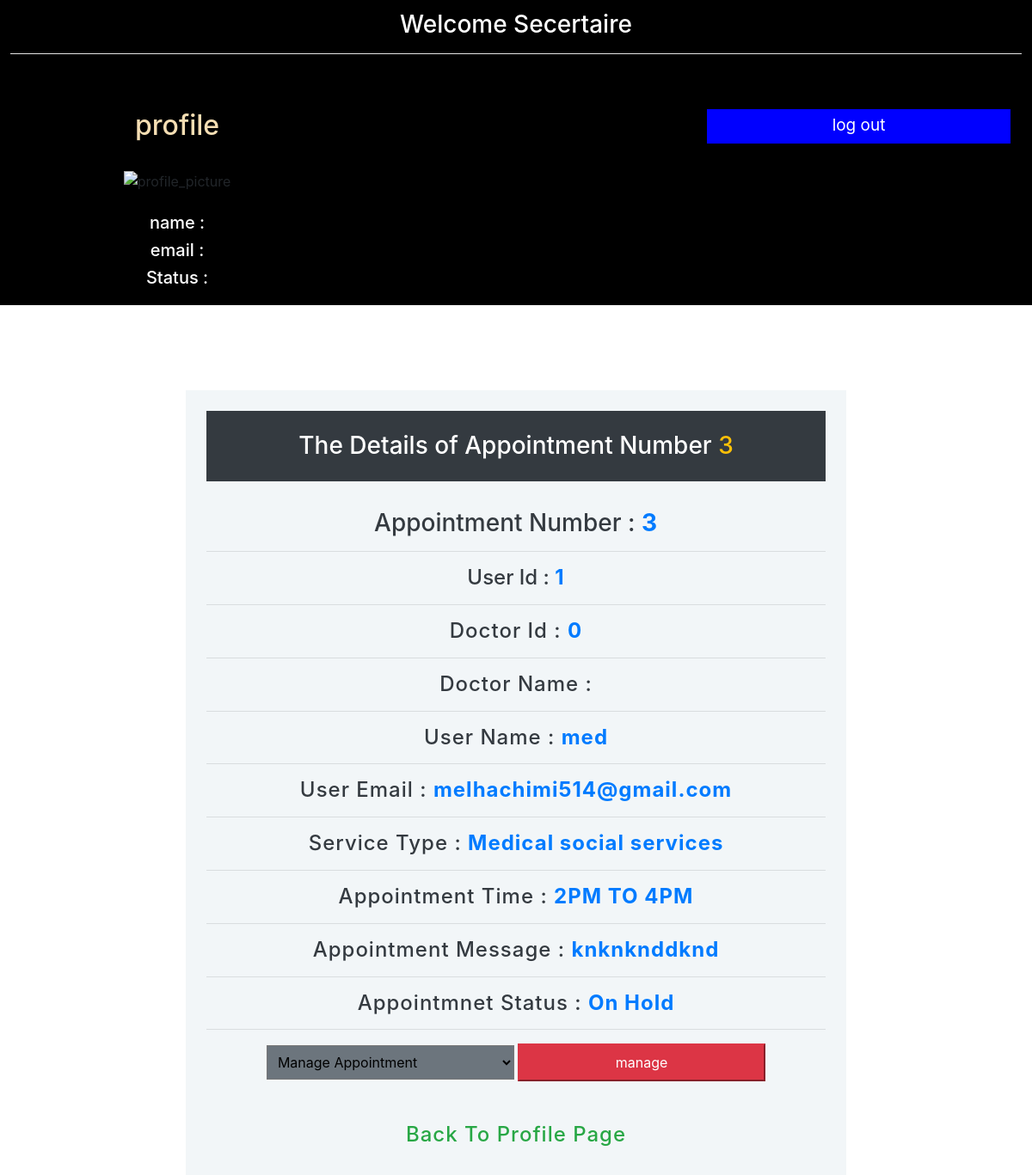
The app's page /admin_zone/Appointement_details_panel.php?details=3, older data.
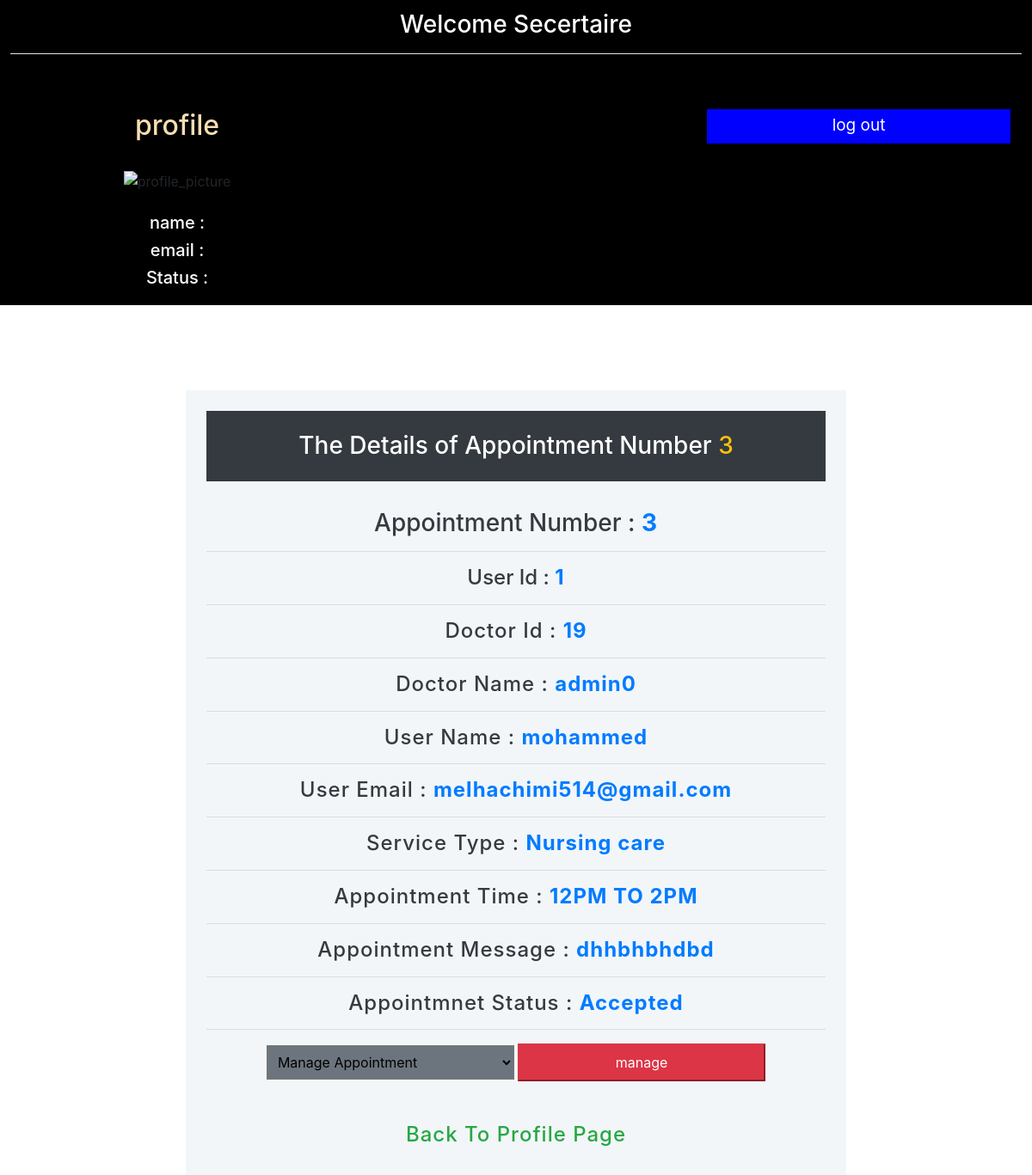
The same page, newer data.
### tables this page shows
CREATE TABLE `appointment` (
  `appointment_id` int(11) NOT NULL,
  `user_id` int(11) NOT NULL,
  `doctor_id` int(11) NOT NULL,
  `user_name` varchar(100) NOT NULL,
  `user_email` varchar(100) NOT NULL,
  `service_type` varchar(250) NOT NULL,
  `time` varchar(50) NOT NULL,
  `message` varchar(250) NOT NULL,
  `appointement_status` varchar(50) NOT NULL
);

CREATE TABLE `users` (
  `user_id` int(11) NOT NULL,
  `user_name` varchar(50) NOT NULL,
  `user_email` varchar(200) NOT NULL,
  `user_password` varchar(250) NOT NULL,
  `user_picture` varchar(200) NOT NULL,
  `user_status` varchar(50) NOT NULL
);

### controllers/admin.php (called while the page is built, shortened)
<?php
$user = new Users();
if(isset($_GET['details'])){
    $id=$_GET['details'];
    $query="SELECT * FROM appointment WHERE appointment_id = ?";
    $con = $user->connect();
    $stmt=$con->prepare($query);
    $stmt->bind_param("i",$id);
    $stmt->execute();
    $result=$stmt->get_result();
    $row=$result->fetch_assoc();
    $appointment_id=$row['appointment_id'];
    $user_id=$row['user_id'];
    $doctor_id=$row['doctor_id'];
    $user_name=$row['user_name'];
    $user_email=$row['user_email'];
    $service_type=$row['service_type'];
    $time=$row['time'];
    $message=$row['message'];
    $appointement_status=$row['appointement_status'];
}

### admin_zone/Appointement_details_panel.php (the view, shortened to what the changed rows need)
<?php
 include_once('../controllers/admin.php');
 $conn = new Users();
?>
<!DOCTYPE html>
<head>
	<link rel="stylesheet" type="text/css" href="syntax-highlighter/styles/shCore.css" media="all">
	<link rel="stylesheet" type="text/css" href="syntax-highlighter/styles/shThemeDefault.css" media="all">
	<link rel="stylesheet" href="css/font-awesome.min.css">
	 <link rel="stylesheet" href="css/bootstrap.min.css">
	<link rel="stylesheet" href="css/normalize.min.css">
	<link rel="stylesheet" href="css/main.css">
	<link rel="stylesheet" href="https://maxcdn.bootstrapcdn.com/bootstrap/4.5.0/css/bootstrap.min.css">
</head>
<body>
	<div style=" position: fixed;width: 100%;z-index: 1;">
		<div class="responsive_panel">
			<br><br><br>
			<div class="responsive_doctor_profile">
				<h2  style="color: wheat;">profile</h2><br>
				<br><br>
			</div>
			<br><br>
	    </div>
	</div>
	<div class="right_body" style="width: 82%;margin-left: 18%;">
	 <br><br>
    <div class="col-md-8 text-center p-4" style="margin: auto;background-color:#f2f6f8">
        <h3 class="text-center text-white bg-dark p-4">
            The Details of Appointment Number
            <span class="text-warning">
                <?php echo $appointment_id;?>
            </span>
        </h3>
        <br>
        <h3 class="text-dark"> Appointment Number :
            <span class="text-primary">
               <strong>
                   <?php echo $appointment_id;?>
               </strong>
            </span>
        </h3><hr>
        <h4 class="text-dark"> User Id :
            <span class="text-primary">
                <strong>
                    <?php echo $user_id;?>
                <strong>
            </span>
        </h4><hr>
        <h4 class="text-dark"> Doctor Id :
            <span class="text-primary">
                <strong>
                    <?php echo $doctor_id;?>
                <strong>
            </span>
        </h4><hr>
        <h4 class="text-dark"> Doctor Name :
            <span class="text-primary">
               <strong>
                    <?php
                        $con = $conn->connect();
                        $sql="SELECT * FROM `users` WHERE user_id = '$doctor_id'";
                        $stm=$con->prepare($sql);
                        $stm->execute();
                        $result=$stm->get_result();
                    ?>
                    <?php while($row=$result->fetch_assoc()){ ?>
                        <?=$row['user_name'];?>
                    <?php } ?>
               </strong>
            </span>
        </h4><hr>
        <h4 class="text-dark"> User Name :
            <span class="text-primary">
                <strong>
                    <?php echo $user_name;?>
                <strong>
            </span>
        </h4><hr>
        <h4 class="text-dark"> User Email :
            <span class="text-primary">
                <strong>
                    <?php echo $user_email;?>
                <strong>
            </span>
        </h4><hr>
        <h4 class="text-dark"> Service Type :
            <span class="text-primary">
                <strong>
                    <?php echo $service_type;?>
                <strong>
            </span>
        </h4><hr>
        <h4 class="text-dark"> Appointment Time :
            <span class="text-primary">
                <strong>
                    <?php echo $time;?>
                <strong>
            </span>
        </h4><hr>
        <h4 class="text-dark"> Appointment Message :
            <span class="text-primary">
                <strong>
                    <?php echo $message;?>
                <strong>
            </span>
        </h4><hr>
        <h4 class="text-dark"> Appointmnet Status :
            <span class="text-primary">
                <strong>
                    <?php echo $appointement_status;?>
                <strong>
            </span>
        </h4><hr>
        <br><br>
    </div>
    </div>
</body>
</html>

Row changes from the older to the newer data that the page shows:
changed appointment "melhachimi514@gmail.com": doctor "0" → "19"; user_name "med" → "mohammed"; service_type "Medical social services" → "Nursing care"; time "2PM TO 4PM" → "12PM TO 2PM"; message "knknknddknd" → "dhhbhbhdbd"; appointement_status "On Hold" → "Accepted"
added users: user_name "admin0"
